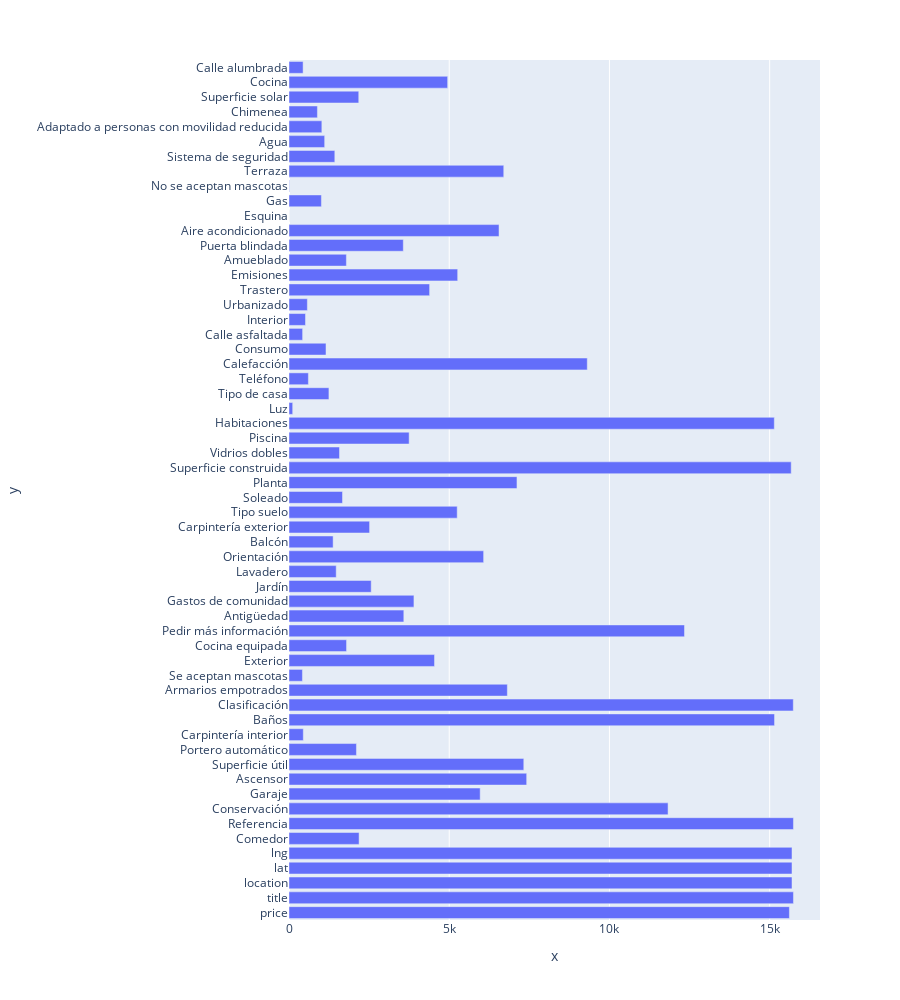

The cell this chart's notebook holds for it:
### Code cell
fig = px.bar([df[x].dropna().count() for x in df.columns],
             y = df.columns,
             x = [df[x].dropna().count() for x in df.columns])

fig.update_layout(height = 1000)

### Figure 1 — Plotly figure (JSON) as saved in the notebook; plotly's stock layout.template omitted (floating-point values rounded to 4 significant figures)
{"data": [{"alignmentgroup": "True", "hovertemplate": "x=%{x}<br>y=%{y}<extra></extra>", "legendgroup": "", "marker": {"color": "#636efa", "pattern": {"shape": ""}}, "name": "", "offsetgroup": "", "orientation": "h", "showlegend": false, "textposition": "auto", "type": "bar", "x": [15616, 15742, 15697, 15697, 15697, 2187, 15742, 11829, 5966, 7417, 7327, 2105, 447, 15152, 15737, 6814, 419, 4541, 1796, 12342, 3583, 3899, 2565, 1473, 6074, 1377, 2515, 5249, 1670, 7114, 15672, 1576, 3749, 15145, 115, 1246, 605, 9308, 1155, 425, 515, 573, 4388, 5264, 1791, 3567, 6554, 1, 1011, 11, 6702, 1430, 1113, 1025, 887, 2177, 4951, 440], "xaxis": "x", "y": ["price", "title", "location", "lat", "lng", "Comedor", "Referencia", "Conservación", "Garaje", "Ascensor", "Superficie útil", "Portero automático", "Carpintería interior", "Baños", "Clasificación", "Armarios empotrados", "Se aceptan mascotas", "Exterior", "Cocina equipada", "Pedir más información", "Antigüedad", "Gastos de comunidad", "Jardín", "Lavadero", "Orientación", "Balcón", "Carpintería exterior", "Tipo suelo", "Soleado", "Planta", "Superficie construida", "Vidrios dobles", "Piscina", "Habitaciones", "Luz", "Tipo de casa", "Teléfono", "Calefacción", "Consumo", "Calle asfaltada", "Interior", "Urbanizado", "Trastero", "Emisiones", "Amueblado", "Puerta blindada", "Aire acondicionado", "Esquina", "Gas", "No se aceptan mascotas", "Terraza", "Sistema de seguridad", "Agua", "Adaptado a personas con movilidad reducida", "Chimenea", "Superficie solar", "Cocina", "Calle alumbrada"], "yaxis": "y"}], "layout": {"barmode": "relative", "height": 1000, "legend": {"tracegroupgap": 0}, "margin": {"t": 60}, "xaxis": {"anchor": "y", "domain": [0, 1], "title": {"text": "x"}}, "yaxis": {"anchor": "x", "domain": [0, 1], "title": {"text": "y"}}}}
